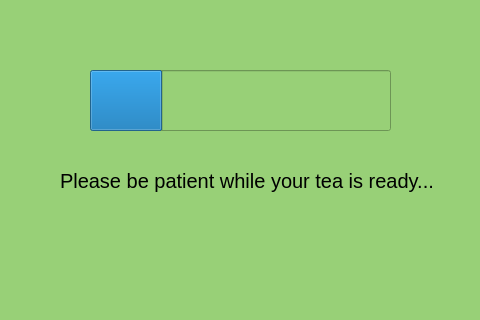
<?xml version="1.0" encoding="UTF-8"?>
<ui version="4.0">
 <class>title_scr</class>
 <widget class="QMainWindow" name="title_scr">
  <property name="geometry">
   <rect>
    <x>0</x>
    <y>0</y>
    <width>480</width>
    <height>320</height>
   </rect>
  </property>
  <property name="windowTitle">
   <string>PerfecTea</string>
  </property>
  <property name="styleSheet">
   <string notr="true"/>
  </property>
  <widget class="QWidget" name="centralwidget">
   <property name="autoFillBackground">
    <bool>true</bool>
   </property>
   <widget class="QStackedWidget" name="stackedWidget">
    <property name="geometry">
     <rect>
      <x>0</x>
      <y>0</y>
      <width>481</width>
      <height>321</height>
     </rect>
    </property>
    <property name="currentIndex">
     <number>2</number>
    </property>
    <widget class="QWidget" name="page_0">
     <widget class="QLabel" name="date1">
      <property name="enabled">
       <bool>true</bool>
      </property>
      <property name="geometry">
       <rect>
        <x>50</x>
        <y>230</y>
        <width>141</width>
        <height>61</height>
       </rect>
      </property>
      <property name="font">
       <font>
        <pointsize>15</pointsize>
       </font>
      </property>
      <property name="acceptDrops">
       <bool>false</bool>
      </property>
      <property name="autoFillBackground">
       <bool>false</bool>
      </property>
      <property name="styleSheet">
       <string notr="true"/>
      </property>
      <property name="text">
       <string>Date
</string>
      </property>
     </widget>
     <widget class="QLabel" name="bckgr1">
      <property name="geometry">
       <rect>
        <x>0</x>
        <y>0</y>
        <width>480</width>
        <height>320</height>
       </rect>
      </property>
      <property name="styleSheet">
       <string notr="true">border-image: url(:/buttons/img/title1.png);</string>
      </property>
      <property name="text">
       <string/>
      </property>
     </widget>
     <widget class="QLabel" name="clock1">
      <property name="geometry">
       <rect>
        <x>250</x>
        <y>230</y>
        <width>131</width>
        <height>51</height>
       </rect>
      </property>
      <property name="font">
       <font>
        <pointsize>20</pointsize>
       </font>
      </property>
      <property name="text">
       <string>Time</string>
      </property>
     </widget>
     <zorder>bckgr1</zorder>
     <zorder>date1</zorder>
     <zorder>clock1</zorder>
    </widget>
    <widget class="QWidget" name="page_1">
     <property name="styleSheet">
      <string notr="true">background-color: rgb(152, 208, 119);</string>
     </property>
     <widget class="QLabel" name="label_2">
      <property name="geometry">
       <rect>
        <x>230</x>
        <y>100</y>
        <width>51</width>
        <height>17</height>
       </rect>
      </property>
      <property name="text">
       <string>Regular</string>
      </property>
     </widget>
     <widget class="QLabel" name="label_6">
      <property name="geometry">
       <rect>
        <x>390</x>
        <y>280</y>
        <width>51</width>
        <height>17</height>
       </rect>
      </property>
      <property name="text">
       <string>Help</string>
      </property>
     </widget>
     <widget class="QPushButton" name="pushButton_6">
      <property name="geometry">
       <rect>
        <x>360</x>
        <y>190</y>
        <width>90</width>
        <height>90</height>
       </rect>
      </property>
      <property name="text">
       <string/>
      </property>
      <property name="icon">
       <iconset resource="resource.qrc">
        <normaloff>:/buttons/img/settings.png</normaloff>:/buttons/img/settings.png</iconset>
      </property>
      <property name="iconSize">
       <size>
        <width>85</width>
        <height>85</height>
       </size>
      </property>
     </widget>
     <widget class="QPushButton" name="pushButton_2">
      <property name="geometry">
       <rect>
        <x>200</x>
        <y>10</y>
        <width>90</width>
        <height>90</height>
       </rect>
      </property>
      <property name="text">
       <string/>
      </property>
      <property name="icon">
       <iconset resource="resource.qrc">
        <normaloff>:/buttons/img/regular.png</normaloff>:/buttons/img/regular.png</iconset>
      </property>
      <property name="iconSize">
       <size>
        <width>85</width>
        <height>85</height>
       </size>
      </property>
     </widget>
     <widget class="QPushButton" name="pushButton_5">
      <property name="geometry">
       <rect>
        <x>200</x>
        <y>190</y>
        <width>90</width>
        <height>90</height>
       </rect>
      </property>
      <property name="text">
       <string/>
      </property>
      <property name="icon">
       <iconset resource="resource.qrc">
        <normaloff>:/buttons/img/small.png</normaloff>:/buttons/img/small.png</iconset>
      </property>
      <property name="iconSize">
       <size>
        <width>85</width>
        <height>85</height>
       </size>
      </property>
     </widget>
     <widget class="QLabel" name="label_5">
      <property name="geometry">
       <rect>
        <x>220</x>
        <y>280</y>
        <width>41</width>
        <height>17</height>
       </rect>
      </property>
      <property name="text">
       <string>Small</string>
      </property>
     </widget>
     <widget class="QLabel" name="label_3">
      <property name="geometry">
       <rect>
        <x>390</x>
        <y>100</y>
        <width>41</width>
        <height>17</height>
       </rect>
      </property>
      <property name="text">
       <string>Long</string>
      </property>
     </widget>
     <widget class="QPushButton" name="pushButton_4">
      <property name="geometry">
       <rect>
        <x>40</x>
        <y>190</y>
        <width>90</width>
        <height>90</height>
       </rect>
      </property>
      <property name="text">
       <string/>
      </property>
      <property name="icon">
       <iconset resource="resource.qrc">
        <normaloff>:/buttons/img/large.png</normaloff>:/buttons/img/large.png</iconset>
      </property>
      <property name="iconSize">
       <size>
        <width>85</width>
        <height>85</height>
       </size>
      </property>
     </widget>
     <widget class="QLabel" name="label_4">
      <property name="geometry">
       <rect>
        <x>60</x>
        <y>280</y>
        <width>41</width>
        <height>17</height>
       </rect>
      </property>
      <property name="text">
       <string>Large</string>
      </property>
     </widget>
     <widget class="QPushButton" name="pushButton_3">
      <property name="geometry">
       <rect>
        <x>360</x>
        <y>10</y>
        <width>90</width>
        <height>90</height>
       </rect>
      </property>
      <property name="text">
       <string/>
      </property>
      <property name="icon">
       <iconset resource="resource.qrc">
        <normaloff>:/buttons/img/long.png</normaloff>:/buttons/img/long.png</iconset>
      </property>
      <property name="iconSize">
       <size>
        <width>85</width>
        <height>85</height>
       </size>
      </property>
     </widget>
     <widget class="QLabel" name="label">
      <property name="geometry">
       <rect>
        <x>70</x>
        <y>100</y>
        <width>41</width>
        <height>17</height>
       </rect>
      </property>
      <property name="text">
       <string>Short</string>
      </property>
     </widget>
     <widget class="QPushButton" name="pushButton">
      <property name="geometry">
       <rect>
        <x>40</x>
        <y>10</y>
        <width>90</width>
        <height>90</height>
       </rect>
      </property>
      <property name="text">
       <string/>
      </property>
      <property name="icon">
       <iconset resource="resource.qrc">
        <normaloff>:/buttons/img/short.png</normaloff>:/buttons/img/short.png</iconset>
      </property>
      <property name="iconSize">
       <size>
        <width>85</width>
        <height>85</height>
       </size>
      </property>
     </widget>
     <widget class="QLabel" name="label_9">
      <property name="geometry">
       <rect>
        <x>40</x>
        <y>130</y>
        <width>281</width>
        <height>51</height>
       </rect>
      </property>
      <property name="font">
       <font>
        <pointsize>13</pointsize>
       </font>
      </property>
      <property name="text">
       <string>Please select the size of your tea cup</string>
      </property>
      <property name="wordWrap">
       <bool>true</bool>
      </property>
     </widget>
     <widget class="QPushButton" name="pushButton_13">
      <property name="geometry">
       <rect>
        <x>360</x>
        <y>127</y>
        <width>91</width>
        <height>51</height>
       </rect>
      </property>
      <property name="text">
       <string>Cancel</string>
      </property>
     </widget>
    </widget>
    <widget class="QWidget" name="page_2">
     <property name="styleSheet">
      <string notr="true">background-color: rgb(152, 208, 119);</string>
     </property>
     <widget class="QProgressBar" name="progressBar">
      <property name="geometry">
       <rect>
        <x>90</x>
        <y>70</y>
        <width>301</width>
        <height>61</height>
       </rect>
      </property>
      <property name="value">
       <number>24</number>
      </property>
      <property name="textVisible">
       <bool>false</bool>
      </property>
     </widget>
     <widget class="QLabel" name="label_7">
      <property name="geometry">
       <rect>
        <x>60</x>
        <y>140</y>
        <width>381</width>
        <height>81</height>
       </rect>
      </property>
      <property name="font">
       <font>
        <pointsize>15</pointsize>
       </font>
      </property>
      <property name="text">
       <string>Please be patient while your tea is ready...</string>
      </property>
     </widget>
    </widget>
    <widget class="QWidget" name="page_3">
     <property name="styleSheet">
      <string notr="true">background-color: rgb(152, 208, 119);</string>
     </property>
     <widget class="QPushButton" name="pushButton_7">
      <property name="geometry">
       <rect>
        <x>130</x>
        <y>30</y>
        <width>191</width>
        <height>51</height>
       </rect>
      </property>
      <property name="font">
       <font>
        <pointsize>14</pointsize>
       </font>
      </property>
      <property name="text">
       <string>Set Date &amp;&amp; Time</string>
      </property>
     </widget>
     <widget class="QPushButton" name="pushButton_8">
      <property name="geometry">
       <rect>
        <x>130</x>
        <y>110</y>
        <width>191</width>
        <height>51</height>
       </rect>
      </property>
      <property name="font">
       <font>
        <pointsize>14</pointsize>
       </font>
      </property>
      <property name="text">
       <string>Info and Credits</string>
      </property>
     </widget>
     <widget class="QPushButton" name="pushButton_10">
      <property name="geometry">
       <rect>
        <x>130</x>
        <y>190</y>
        <width>191</width>
        <height>51</height>
       </rect>
      </property>
      <property name="font">
       <font>
        <pointsize>14</pointsize>
       </font>
      </property>
      <property name="text">
       <string>Shutdown</string>
      </property>
     </widget>
     <widget class="QPushButton" name="pushButton_11">
      <property name="geometry">
       <rect>
        <x>168</x>
        <y>254</y>
        <width>101</width>
        <height>41</height>
       </rect>
      </property>
      <property name="font">
       <font>
        <pointsize>14</pointsize>
       </font>
      </property>
      <property name="text">
       <string>Back</string>
      </property>
     </widget>
    </widget>
   </widget>
  </widget>
 </widget>
 <resources>
  <include location="resource.qrc"/>
 </resources>
 <connections/>
</ui>
